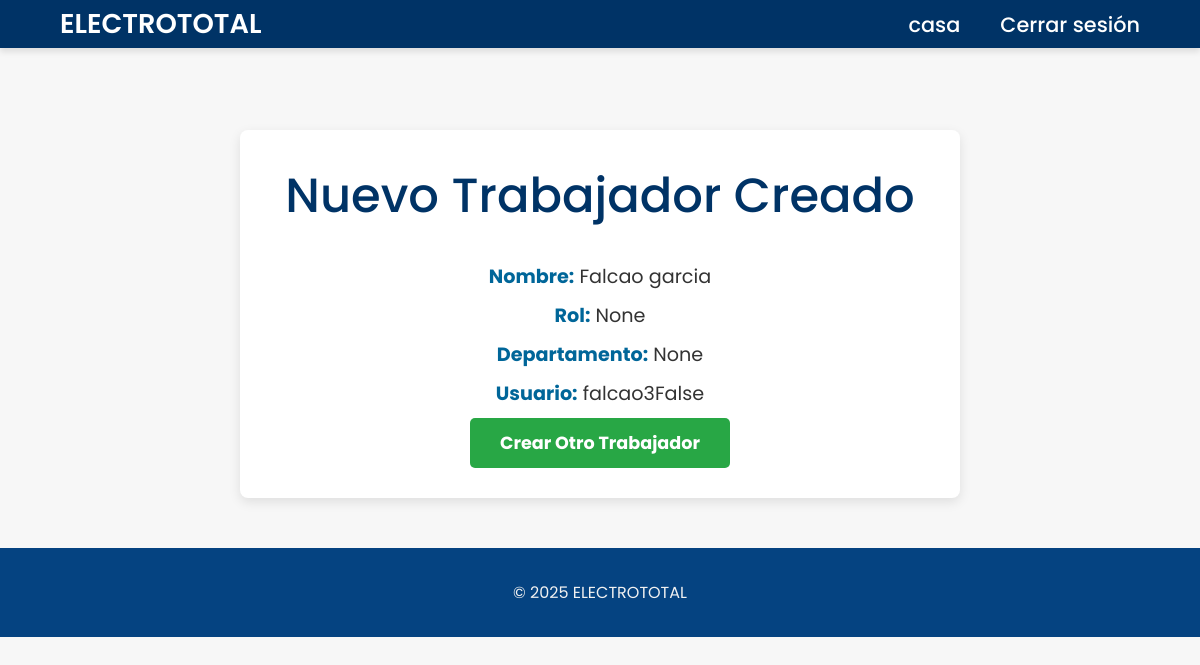
Screenshot of /personal/trabajador_creado/2/ (signed in) with the database file from the repository.
### personal/models.py (models this page shows, shortened)
class CustomUser(AbstractUser):
    user_type = models.CharField(max_length=20, default='user')

class Trabajador(models.Model):
    user = models.OneToOneField(CustomUser, on_delete=models.CASCADE)
    empleado_id = models.CharField(max_length=20, unique=True)
    empleado_nombre = models.CharField(max_length=30, unique=True)
    departamento = models.CharField(max_length=100, null=True, blank=True)
    rol = models.CharField(max_length=50, null=True, blank=True)

### personal/views.py (the view)
# urls.py: path('trabajador_creado/<int:trabajador_id>/', views.trabajador_creado_view, name='trabajador_creado'),
@user_passes_test(lambda u: u.is_superuser)
def trabajador_creado_view(request, trabajador_id):
    trabajador = Trabajador.objects.get(id=trabajador_id)
    return render(request, 'trabajador_creado.html', {'trabajador': trabajador})

### personal/templates/trabajador_creado.html (shortened to what this page needs)
{% extends 'base.html' %}
{% block content %}
    <div class="trabajador-details">
        <h1>Nuevo Trabajador Creado</h1>
        <p><strong>Nombre:</strong> {{ trabajador.empleado_nombre }}</p>
        <p><strong>Rol:</strong> {{ trabajador.rol }}</p>
        <p><strong>Departamento:</strong> {{ trabajador.departamento }}</p>
        <p><strong>Usuario:</strong> {{ trabajador.user.username }}</p>
        <a href="{% url 'create_trabajador' %}" class="btn-submit">
            Crear Otro Trabajador
        </a>
    </div>
{% endblock %}

### personal/templates/base.html (shortened to what this page needs)
<!DOCTYPE html>
<html lang="es">
<head>
    {% load static %}
    <link rel="stylesheet" href="{% static 'css/base.css' %}">
</head>
<body>
    <header class="header">
        <a href="#" class="logo">ELECTROTOTAL</a>
        <nav class="navbar">
            {% if user.is_authenticated %}
                <span>{{ user.username }}</span>
                <a href="{% url 'logout' %}">Cerrar sesión</a>
            {% else %}
                <a href="{% url 'login' %}">Iniciar sesión</a>
            {% endif %}
        </nav>
    </header>
    <main>
        {% block content %}{% endblock %}
    </main>
    <footer>
        <p>&copy; 2025 ELECTROTOTAL </p>
    </footer>
</body>
</html>

### personal/static/css/base.css (style rules this page uses)
* { margin: 0; padding: 0; box-sizing: border-box; font-family: 'Poppins', sans-serif; }
.header { position: fixed; left: 0; top: 0; padding: 0.2rem 5%; width: 100%; display: flex; justify-content: space-between; align-items: center; z-index: 100; background: #003366; box-shadow: 0 4px 6px rgba(0, 0, 0, 0.1); }
.logo { font-size: 1.7rem; font-weight: 600; color: #fff; text-decoration: none; }
.navbar { display: flex; gap: 2.5rem; }
.navbar a, .navbar span { text-decoration: none; color: #fff; font-size: 1.3rem; font-weight: 500; }
main h1 { font-size: 3rem; font-weight: 500; color: #003366 ; margin-bottom: 30px; }
footer { background-color: #054381; color: #f1f1f1; text-align: center; padding: 2rem; }
body { background-color: #f7f7f7; color: #333333; font-size: 16px; position: relative; overflow-x: hidden; }
body::before { content: ""; position: absolute; top: 0; left: 0; width: 100%; height: 100%; background-image: url('https://twind.io/cl/wp-content/uploads/2023/06/seguridad-y-salud-de-los-trabajadores.webp'); background-size: cover; background-position: center center; filter: blur(1px); opacity: 0.55; z-index: -1; }
main { padding-top: 80px; position: relative; z-index: 10; }
header, footer { z-index: 10; }

### personal/templates/trabajador_creado.html (style rules this page uses)
.trabajador-details { background-color: #fff; padding: 30px; border-radius: 8px; box-shadow: 0 4px 12px rgba(0, 0, 0, 0.1); text-align: center; width: 60%; margin: 50px auto; }
.trabajador-details p { font-size: 1.2rem; margin: 10px 0; color: #333; }
.trabajador-details strong { color: #006699; }
.btn-submit { display: inline-block; padding: 12px 30px; font-size: 1.1rem; font-weight: bold; color: white; background-color: #28a745; border: none; border-radius: 5px; text-decoration: none; transition: background-color 0.3s ease; }

### rows the page displays
CustomUser: username "casa"
Trabajador: empleado_nombre "Falcao garcia", rol "None", departamento "None", user.username "falcao3False"
